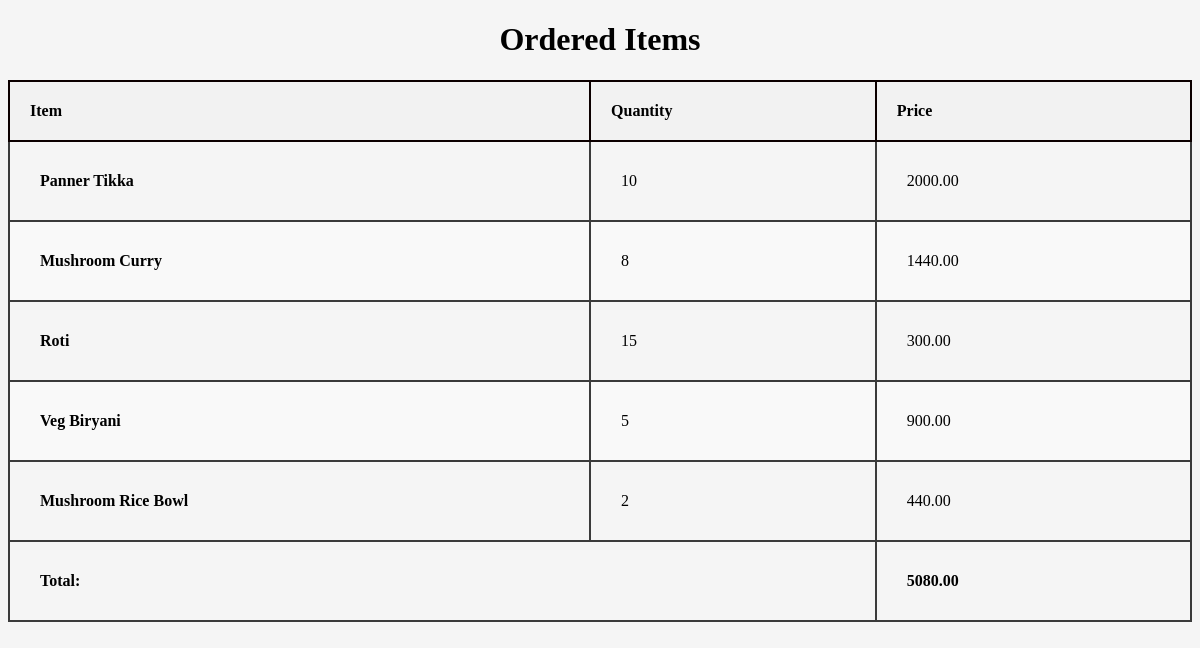
Screenshot of /order_summary/ (signed in) with the database file from the repository.
### orderservice/models.py (models this page shows, shortened)
class OrderList(models.Model):
    customer = models.ForeignKey(User, on_delete=models.SET_NULL,null=True,blank=True)
    menu_item = models.ForeignKey(MenuItem, on_delete=models.CASCADE)
    quantity = models.IntegerField(default=1)
    total_price = models.DecimalField(max_digits=10, decimal_places=2, editable=False)

class MenuItem(models.Model):
    name = models.CharField(max_length=255)
    description = models.TextField()
    price = models.DecimalField(max_digits=6, decimal_places=2)
    image = models.ImageField(upload_to='orderservices/',max_length=250,null=True,default=None)

### order/views.py (the view)
# urls.py: path('order_summary/',views.order_summary,name='order_summary'),
@login_required
def order_summary(request):
    order_lists = OrderList.objects.filter(customer=request.user)
    total_price = sum(order_list.total_price for order_list in order_lists)
    return render(request, 'order_summary.html', {'order_lists': order_lists, 'total_price': total_price})

### templates/order_summary.html (shortened to what this page needs)
<!DOCTYPE html>
<html lang="en">
<head>
</head>
<body>
    <center><h1>Ordered Items </h1></center>
  <table>
    <thead>
      <tr>
        <th>Item</th>
        <th>Quantity</th>
        <th>Price</th>
      </tr>
    </thead>
    <tbody>
      {% for order_list in order_lists %}
        <tr>
          <td><B>{{ order_list.menu_item.name }}</B></td>
          <td>{{ order_list.quantity }}</td>
          <td>{% with total_price=order_list.total_price %}{{ total_price|floatformat:2 }}{% endwith %}</td>
        </tr>
      {% endfor %}
    </tbody>
    <tfoot>
      <tr>
        <td colspan="2"><strong>Total:</strong></td>
        <td><strong>{% with total_price=total_price %}{{ total_price|floatformat:2 }}{% endwith %}</strong></td>
      </tr>
    </tfoot>
  </table>
</body>
</html>

### templates/order_summary.html (style rules this page uses)
body { background-color:whitesmoke; }
table { border-collapse: collapse; width: 100%; margin: 40px 10; }
th { background-color: #f2f2f2; padding: 20px; text-align: left; border: 2px solid #0c0000; }
td { padding: 30px; border: 2px solid #3b3b3b; }
tr:nth-child(even) { background-color: #f9f9f9; }

### rows the page displays
OrderList: menu_item.name "Panner Tikka", quantity "10", total_price "2000.00"
OrderList: menu_item.name "Mushroom Curry", quantity "8", total_price "1440.00"
OrderList: menu_item.name "Roti", quantity "15", total_price "300.00"
OrderList: menu_item.name "Veg Biryani", quantity "5", total_price "900.00"
OrderList: menu_item.name "Mushroom Rice Bowl", quantity "2", total_price "440.00"

### other values shown
{{ total_price|floatformat:2 }} "5080.00"
